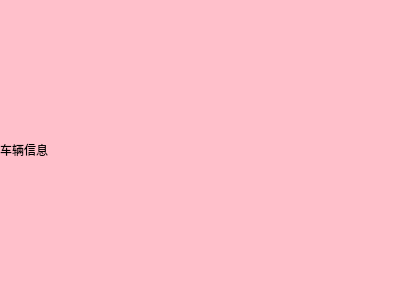
<?xml version="1.0" encoding="UTF-8"?>
<ui version="4.0">
 <class>VehInfoWidget</class>
 <widget class="QWidget" name="VehInfoWidget">
  <property name="geometry">
   <rect>
    <x>0</x>
    <y>0</y>
    <width>400</width>
    <height>300</height>
   </rect>
  </property>
  <property name="windowTitle">
   <string>Form</string>
  </property>
  <property name="styleSheet">
   <string notr="true">background-color:pink;</string>
  </property>
  <layout class="QHBoxLayout" name="horizontalLayout">
   <property name="leftMargin">
    <number>0</number>
   </property>
   <property name="topMargin">
    <number>0</number>
   </property>
   <property name="rightMargin">
    <number>0</number>
   </property>
   <property name="bottomMargin">
    <number>0</number>
   </property>
   <item>
    <widget class="QLabel" name="label">
     <property name="text">
      <string>车辆信息</string>
     </property>
    </widget>
   </item>
  </layout>
 </widget>
 <resources/>
 <connections/>
</ui>
